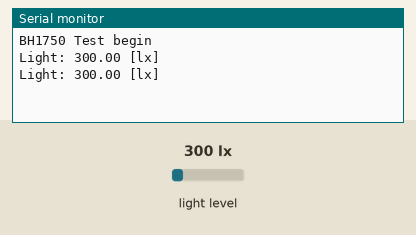
This sketch was run on a simulated Arduino Uno, built with avr-gcc and run on an emulated ATmega328P. Shown: the last lines printed to the serial monitor. The test bench sets the inputs (shaded band); at power-on: light level 300 lx.

Above: at 1.8 s.
1.9 s: light level set to 40 lx
At 2.8 s:
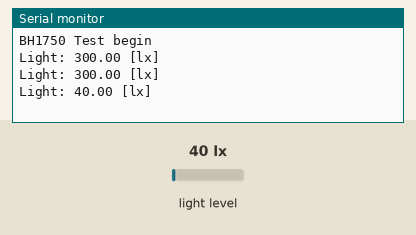
3.4 s: light level set to 500 lx
At 4.4 s:
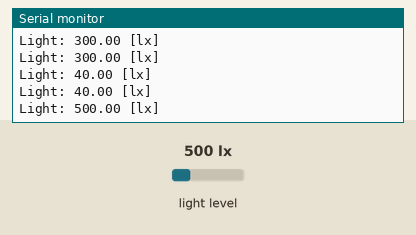
Timing chart, 0 to 6.4 s (numbered marks = the images above; inputs shaded):
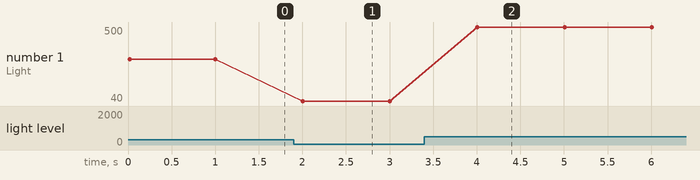

Measured:
- after the input at 1.9 s, the serial monitor: prints a new line after 0.10 s (image 1)
- after the input at 3.4 s, the serial monitor: prints a new line after 0.61 s (image 2)
- plotted number 1: 300 → 40 after the input at 1.9 s, 40 → 500 after the input at 3.4 s

The sketch:

Arduino_BH1750.ino
```cpp
#include <Wire.h>
#include <BH1750.h>

BH1750 lightMeter;

void setup(){
   Serial.begin(9600);
   Wire.begin();
   lightMeter.begin();
   Serial.println(F("BH1750 Test begin"));
}

void loop() {
   float lux = lightMeter.readLightLevel();
   Serial.print("Light: ");
   Serial.print(lux);
   Serial.println(" [lx]");
   delay(1000);
}
```
